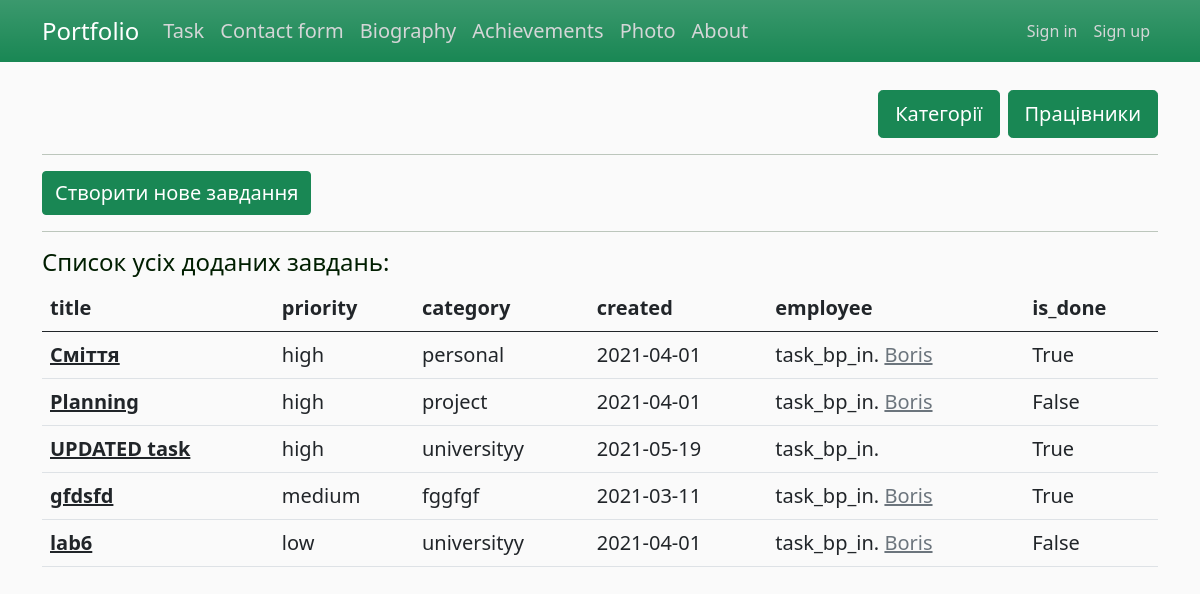
The page /tsk/task on the database its author committed.
### app/task/models.py (models this page shows, shortened)
class Task(db.Model):
    id = db.Column(db.Integer, primary_key=True)
    title = db.Column(db.String(80), nullable=False)
    description = db.Column(db.Text, nullable=False)
    created = db.Column(db.DateTime, default=datetime.utcnow)
    priority = db.Column(db.Enum(EnumPriority), default='low')
    is_done = db.Column(db.Boolean, default=False)
    category_id = db.Column(db.Integer(), db.ForeignKey('category.id'))

class Category(db.Model):
    id = db.Column(db.Integer, primary_key=True)
    name = db.Column(db.String(255), nullable=False, unique=True)
    tasks = db.relationship('Task', backref='categor', lazy='dynamic')

class Employee(db.Model):  # many to many з Tasks
    id = db.Column(db.Integer, primary_key=True)
    name = db.Column(db.String(25), nullable=False, unique=True)
    count_of_compltd_task = db.Column(db.Integer, nullable=False, default=0)
    tasks_todo = db.relationship('Task', secondary=many_to_many, backref=db.backref('for_empl'))

### app/task/views.py (the view)
@task_bp.route("/task")
def task_all():
    print("task_all")
    all_tasks = Task.query.order_by(case(value=Task.priority, whens={'low': 0, 'medium': 1, 'high': 2}).desc(),
                                    Task.created).all()
    print(','.join(t.name for t in all_tasks[0].for_empl))
    return render_template('task_all.html', title='Завдання', all_tasks=all_tasks)

### app/task/templates/task/task_all.html
{% extends "layout.html" %}
{% block content %}
    {% from "_render_field.html" import render_field %}
    <div class="d-grid gap-2 d-md-flex justify-content-md-end">
        <a href="{{url_for('task_bp_in.category')}}" class="btn btn-success btn-lg fs-5"> Категорії </a>
        <a href="{{url_for('task_bp_in.employee_create')}}" class="btn btn-success btn-lg fs-5"> Працівники </a>
    </div>
    <hr>
    <a href="{{url_for('task_bp_in.task_create')}}" class="btn btn-success fs-5"> Створити нове завдання </a>
    <hr>
    <h4>Cписок усіх доданих завдань:</h4>
    <table class="table table-hover">
      <thead>
        <tr>
          <th scope="col">title</th>
          <th scope="col">priority</th>
            <th scope="col">category</th>
          <th scope="col">created</th>
            <th scope="col">employee</th>
            <th scope="col">is_done</th>
        </tr>
      </thead>
      <tbody>
        {% for task in all_tasks %}
            <tr>
              <th><a href="{{url_for('task_bp_in.task_detail', id=task.id)}}" class="link-dark"> {{ task.title }}</a></th>
              <td>{{ task.priority.name }}</td>
                <td>{{ task.categor.name }}</td>
              <td>{{ task.created.strftime('%Y-%m-%d') | safe}}</td>
                <td>task_bp_in.
                    {% for t in task.for_empl %}
                        <a href="{{url_for('task_bp_in.employee_profile', id=t.id)}}" class="link-secondary"> {{ t.name }}</a><br>
                    {% endfor %}
                </td>
                <td>{{ task.is_done }}</td>
            </tr>
        {% endfor %}
      </tbody>
    </table>
{% endblock content %}

### app/static/css/custom.css (style rules this page uses)
body { background: #fafafa; color: #002800; }
h1, h2, h3, h4, h5, h6 { color: #001e00; }

### rows shown on the page
Task: title "Сміття", priority.name "high", categor.name "personal", created "2021-04-01", is_done "True"
Employee: name "Boris"
Task: title "Planning", priority.name "high", categor.name "project", created "2021-04-01", is_done "False"
Task: title "UPDATED task", priority.name "high", categor.name "universityy", created "2021-05-19", is_done "True"
Task: title "gfdsfd", priority.name "medium", categor.name "fggfgf", created "2021-03-11", is_done "True"
Task: title "lab6", priority.name "low", categor.name "universityy", created "2021-04-01", is_done "False"
